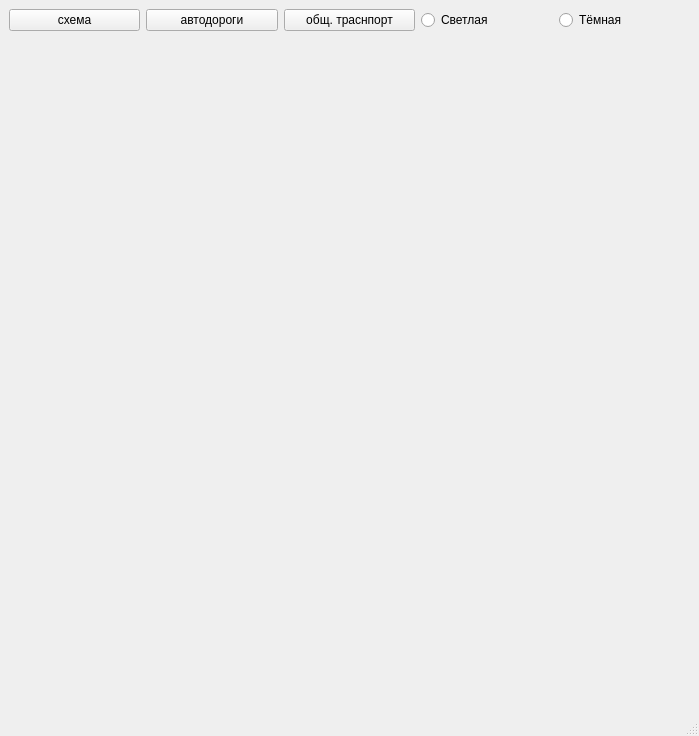
<?xml version="1.0" encoding="UTF-8"?>
<ui version="4.0">
 <class>MainWindow</class>
 <widget class="QMainWindow" name="MainWindow">
  <property name="geometry">
   <rect>
    <x>0</x>
    <y>0</y>
    <width>699</width>
    <height>736</height>
   </rect>
  </property>
  <property name="windowTitle">
   <string>Отображение карты</string>
  </property>
  <widget class="QWidget" name="centralwidget">
   <layout class="QGridLayout" name="gridLayout">
    <item row="1" column="0" rowspan="2">
     <widget class="QLabel" name="g_map">
      <property name="text">
       <string/>
      </property>
     </widget>
    </item>
    <item row="0" column="0" colspan="2">
     <layout class="QHBoxLayout" name="horizontalLayout">
      <item>
       <widget class="QPushButton" name="g_layer1">
        <property name="text">
         <string>схема</string>
        </property>
       </widget>
      </item>
      <item>
       <widget class="QPushButton" name="g_layer2">
        <property name="text">
         <string>автодороги</string>
        </property>
       </widget>
      </item>
      <item>
       <widget class="QPushButton" name="g_layer3">
        <property name="text">
         <string>общ. траснпорт</string>
        </property>
       </widget>
      </item>
      <item>
       <widget class="QRadioButton" name="lightButton">
        <property name="text">
         <string>Светлая</string>
        </property>
        <attribute name="buttonGroup">
         <string notr="true">buttonGroup</string>
        </attribute>
       </widget>
      </item>
      <item>
       <widget class="QRadioButton" name="darkButton">
        <property name="text">
         <string>Тёмная</string>
        </property>
        <attribute name="buttonGroup">
         <string notr="true">buttonGroup</string>
        </attribute>
       </widget>
      </item>
     </layout>
    </item>
   </layout>
  </widget>
  <widget class="QMenuBar" name="menubar">
   <property name="geometry">
    <rect>
     <x>0</x>
     <y>0</y>
     <width>699</width>
     <height>21</height>
    </rect>
   </property>
  </widget>
  <widget class="QStatusBar" name="statusbar"/>
 </widget>
 <resources/>
 <connections/>
 <buttongroups>
  <buttongroup name="buttonGroup"/>
 </buttongroups>
</ui>
